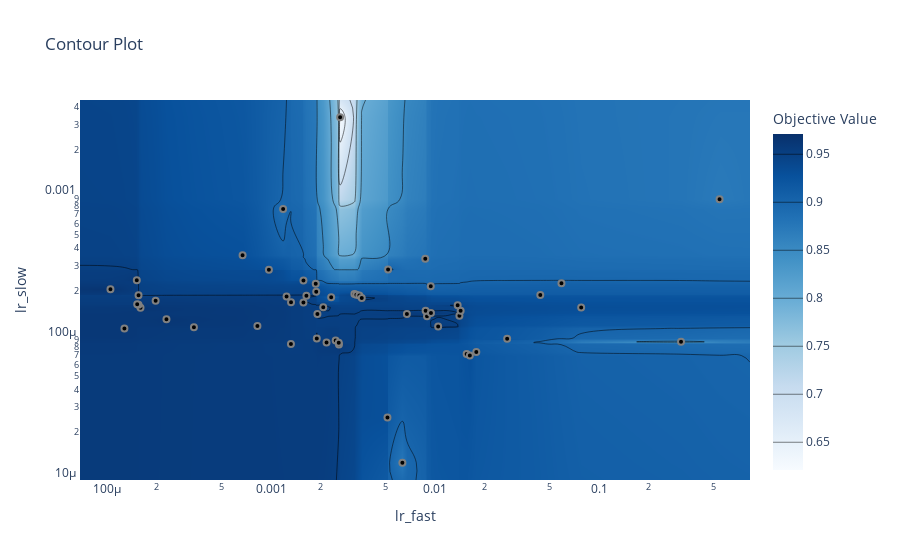

This figure's notebook cell:
### Code cell
optuna.visualization.plot_contour(study, params=["lr_slow", "lr_fast"])
